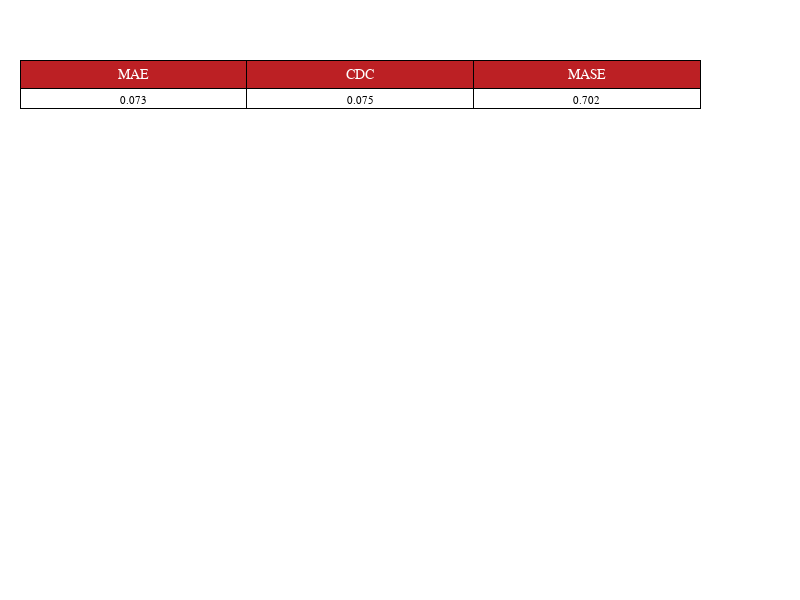

The notebook cell this image was saved under:
### Code cell
totable(crawlertests(boostbench), digits=3)

### Figure 1 — Plotly figure (JSON) as saved in the notebook; plotly's stock layout.template omitted (floating-point values rounded to 4 significant figures)
{"data": [{"cells": {"align": "center", "fill": {"color": [["white", "white"], ["white", "white"], ["white", "white"]]}, "font": {"color": "black", "family": "Arial", "size": 11}, "line": {"color": "black", "width": 1}, "values": [[0.073], [0.075], [0.702]]}, "header": {"align": "center", "fill": {"color": "#BC2024"}, "font": {"color": "white", "family": "Arial", "size": 14}, "line": {"color": "black", "width": 1}, "values": ["MAE", "CDC", "MASE"]}, "type": "table"}], "layout": {"height": 600, "margin": {"b": 10, "l": 20, "r": 100, "t": 60}, "width": 800}}
